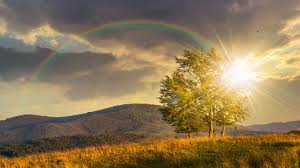
#> input picture nature.jpeg, 300 x 168 px
$ python OpenCV_imgVariations.py
#> lines starting #> are read from the running program, lines starting #| are printed output that depends on the picture
import imutils
import cv2
image = cv2.imread("nature.jpeg")
#> image is the input picture: shape (168, 300, 3); mean B, G, R 85.1, 119.9, 140.8
(h, w, d) = image.shape
#> h = 168; w = 300; d = 3
cv2.imshow("Image", image)
cv2.imwrite('Home/img/Original.png',image)
cv2.waitKey(0)

#Anticlockwise rotation
center = (w // 2, h // 2)
#> center = (150, 84)
M = cv2.getRotationMatrix2D(center, 45, 1.0)
Arotated = cv2.warpAffine(image, M, (w, h))
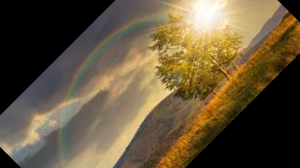
#> Arotated: shape (168, 300, 3); mean B, G, R 59.8, 85.6, 100.7
cv2.imshow("Anticlockwise Rotation", Arotated)
cv2.imwrite('Home/img/Arotated.png',Arotated)
cv2.waitKey(0)

# Clockwise Rotation
rotated = imutils.rotate(image, -45)
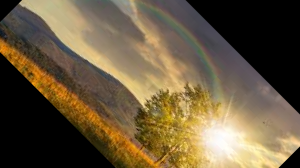
#> rotated: shape (168, 300, 3); mean B, G, R 62.8, 89.4, 105.6
cv2.imshow("Clockwise Rotation", rotated)
cv2.imwrite('Home/img/rotated.png',rotated)
cv2.waitKey(0)
# cv2.imwrite('Roated.png',rotated)

#Invereted
Invereted = imutils.rotate(image, 180)
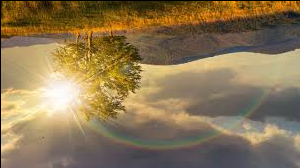
#> Invereted: shape (168, 300, 3); mean B, G, R 84.2, 119, 139.9
cv2.imshow("Invereted", Invereted)
cv2.imwrite('Home/img/Invereted.png',Invereted)
cv2.waitKey(0)

#Black and White
gray_image = cv2.cvtColor(image, cv2.COLOR_BGR2GRAY)
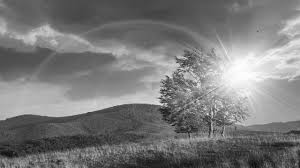
#> gray_image: shape (168, 300); min 9, max 254, mean 122.2
cv2.imshow("Gray Image",gray_image)
cv2.imwrite('Home/img/gray_image.png',gray_image)
cv2.waitKey(0)

#Blurred
blurred = cv2.GaussianBlur(image, (11, 11), 0)
cv2.imshow("Blurred", blurred)
cv2.imwrite('Home/img/blurred.png',blurred)
cv2.waitKey(0)

#More Blurred
Mblurred = cv2.GaussianBlur(image, (111, 111), 0)
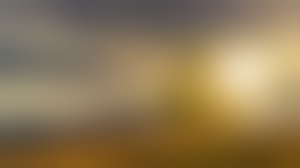
#> Mblurred: shape (168, 300, 3); mean B, G, R 85.1, 120, 140.9
cv2.imshow("More Blurred", Mblurred)
cv2.imwrite('Home/img/Mblurred.png',Mblurred )
cv2.waitKey(0)

#Bounding Boxes
output =  imutils.rotate(image, 90)
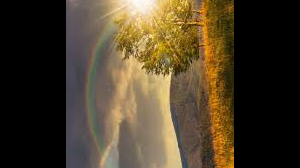
#> output: shape (168, 300, 3); mean B, G, R 41.6, 62.5, 75.4
cv2.imshow("Bounding Boxes", output)
cv2.imwrite('Home/img/output.png',output)
cv2.waitKey(0)

#Outlines
Outlines = cv2.Canny(gray_image, 30, 150)
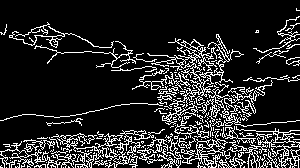
#> Outlines: shape (168, 300); 15.5% white in thin lines or dots
cv2.imshow("Edged", Outlines)
cv2.imwrite('Home/img/Outlines.png',Outlines )
cv2.waitKey(0)
